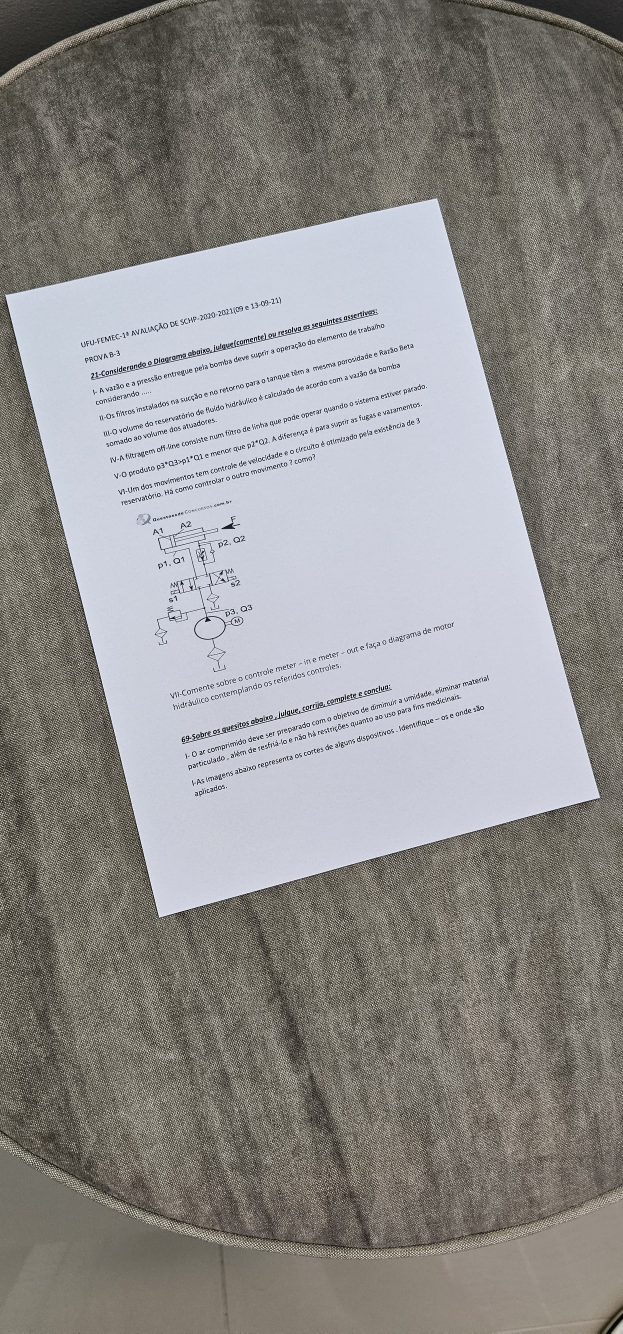
#> input picture Prova SCHP1.jpeg, 1868 x 4000 px (shown at 1/3 size)
$ python 2-scanning.py
#> lines starting #> are read from the running program, lines starting #| are printed output that depends on the picture; after the words box and inside, x2 and y2 are one past the last pixel; in counts of white or black regions, pixels touching at a corner belong together
import cv2
import numpy as np

def order_points(pts):
    # Initialize a list of coordinates that will be ordered
    rect = np.zeros((4, 2), dtype="float32")

    # Sum and diff to find corners
    s = pts.sum(axis=1)
    diff = np.diff(pts, axis=1)

    rect[0] = pts[np.argmin(s)]       # Top-left
    rect[2] = pts[np.argmax(s)]       # Bottom-right
    rect[1] = pts[np.argmin(diff)]    # Top-right
    rect[3] = pts[np.argmax(diff)]    # Bottom-left

    return rect

# Load the image
image = cv2.imread('Prova SCHP1.jpeg')
#> image is the input picture: shape (4000, 1868, 3); mean B, G, R 139.5, 141.4, 143.3

# Resize the image to make it easier to work with
height, width = image.shape[:2]
#> height = 4000; width = 1868
aspect_ratio = width / height
#> aspect_ratio = 0.467
new_width = 800
new_height = int(new_width / aspect_ratio)
#> new_height = 1713
resized_image = cv2.resize(image, (new_width, new_height))

# Convert to grayscale
gray = cv2.cvtColor(resized_image, cv2.COLOR_BGR2GRAY)

# Apply GaussianBlur to reduce noise and improve edge detection
blurred = cv2.GaussianBlur(gray, (5, 5), 0)

# Use Canny edge detection
edges = cv2.Canny(blurred, 50, 150)
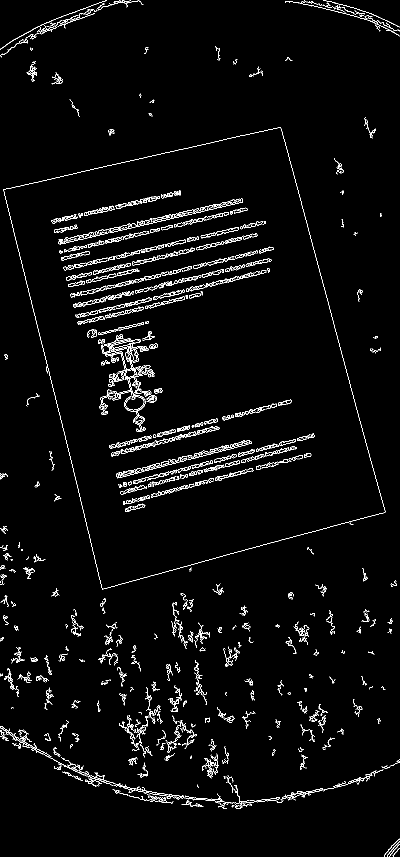
#> edges: shape (1713, 800) (shown at 1/2 size); 3% white in thin lines or dots

# Find contours in the edge-detected image
contours, _ = cv2.findContours(edges.copy(), cv2.RETR_EXTERNAL, cv2.CHAIN_APPROX_SIMPLE)
#> contours = 286 contours, 204 with area under 20; largest, box (x1, y1, x2, y2) and area: (6, 255, 771, 1179) 467134, (0, 1452, 103, 1514) 202, (331, 1480, 353, 1505) 182, (53, 122, 74, 163) 153, (561, 1577, 647, 1601) 130

# Sort the contours by area, in descending order
contours = sorted(contours, key=cv2.contourArea, reverse=True)

# Loop through the contours to find the document contour (the largest one)
document_contour = None
for contour in contours:
    epsilon = 0.02 * cv2.arcLength(contour, True)
    approx = cv2.approxPolyDP(contour, epsilon, True)
    # the contours is a quadrilateral
    if len(approx) == 4:
        document_contour = approx
        break
#> this loop made 1 pass
#> (epsilon, document_contour) on pass 1: (59.45, [[561, 255], [6, 380], [204, 1178], [770, 1024]])

# If the document contour is found
if document_contour is not None:
    # Draw the contour on the original image
    cv2.drawContours(resized_image, [document_contour], -1, (0, 255, 0), 2)
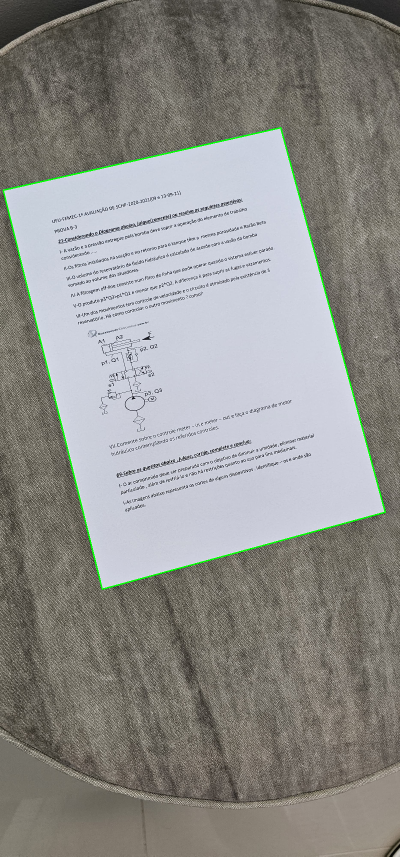
#> resized_image: shape (1713, 800, 3) (shown at 1/2 size); mean B, G, R 138.6, 142, 142.4

    # Apply perspective transform to get the scanned version of the document
    rect = order_points(document_contour.reshape(4, 2))
#> in order_points, `s = pts.sum(axis=1)`: s = [816, 386, 1382, 1794]
#> in order_points, `diff = np.diff(pts, axis=1)`: diff = [-306, 374, 974, 254]
#> rect = [[6, 380], [561, 255], [770, 1024], [204, 1178]]
    width = int(np.linalg.norm(rect[0] - rect[1]) + np.linalg.norm(rect[2] - rect[3]))
#> width = 1155
    height = int(np.linalg.norm(rect[1] - rect[2]) + np.linalg.norm(rect[3] - rect[0]))
#> height = 1619

    # Order the points for perspective transformation
    ordered_rect = np.array([
        [0, 0],
        [width - 1, 0],
        [width - 1, height - 1],
        [0, height - 1]
    ], dtype='float32')
#> ordered_rect = [[0, 0], [1154, 0], [1154, 1618], [0, 1618]]

    # Perform the perspective transformation
    matrix = cv2.getPerspectiveTransform(rect, ordered_rect)
#> matrix = [[1.95, -0.483, 171.8], [0.455, 2.02, -770.5], [-4.44e-05, 5.2e-05, 1]]
    scanned_document = cv2.warpPerspective(resized_image, matrix, (width, height))
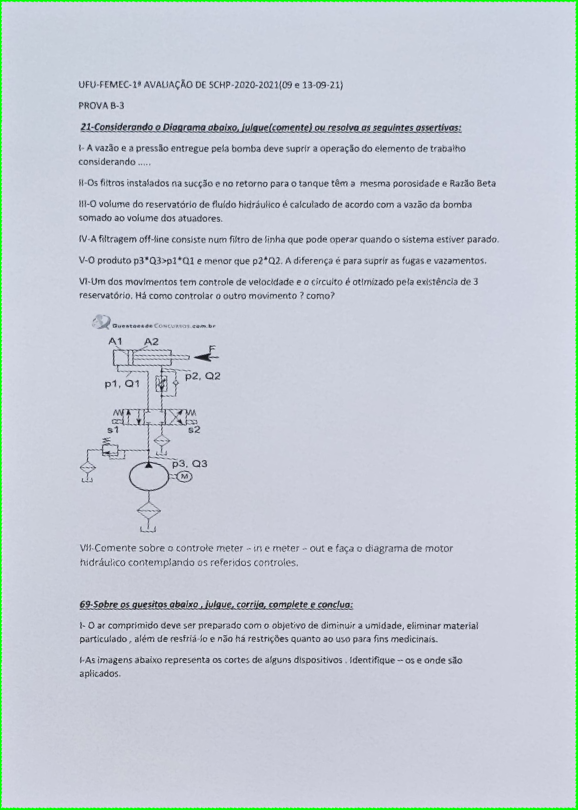
#> scanned_document: shape (1619, 1155, 3) (shown at 1/2 size); mean B, G, R 213.1, 203.6, 197.5

    # Show the original and scanned images
    cv2.imshow("Scanned Document", scanned_document)
    cv2.imwrite("scanned-document.jpg", scanned_document)
    cv2.imshow("Dedected Paper", resized_image)
    cv2.imshow("Edges Image", edges)
    cv2.imshow("Blurred Image", blurred)
    cv2.imshow("Gray Image", gray)
    cv2.imshow("Original Image", image)
    cv2.waitKey(0)
    cv2.destroyAllWindows()

else:
    print("No document contour found!")

$ run again, with Prova SCHP2.jpeg copied over Prova SCHP1.jpeg
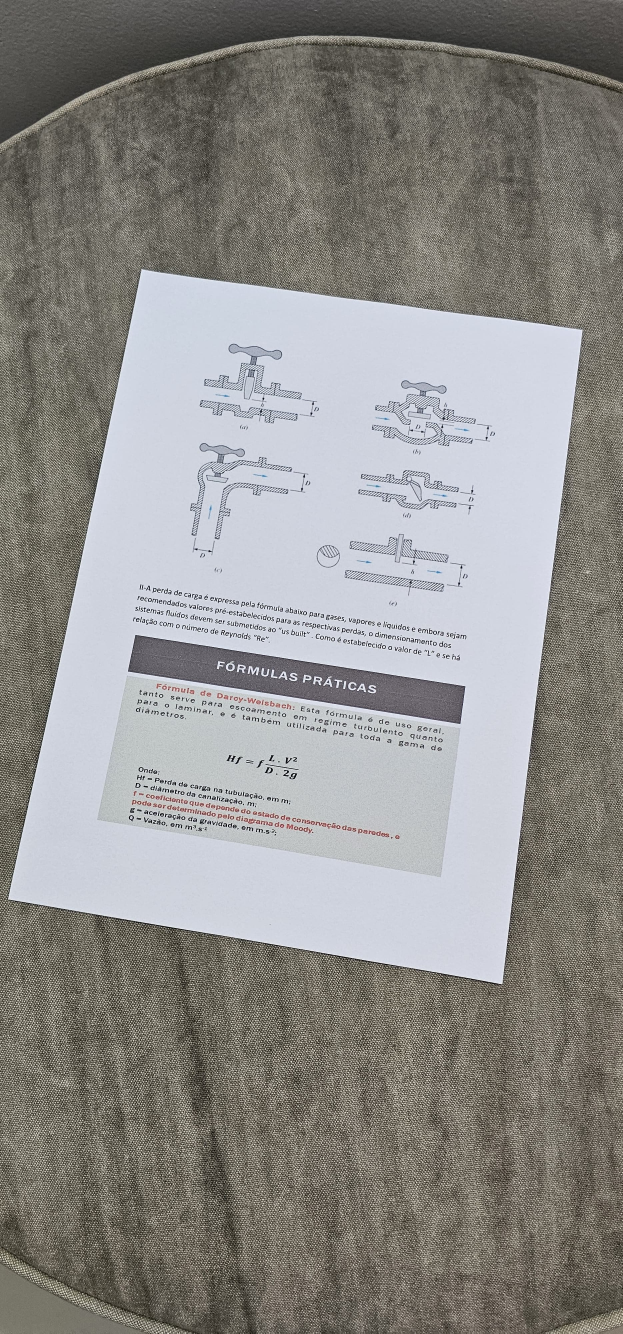
#> input picture Prova SCHP2.jpeg, 1868 x 4000 px (shown at 1/3 size)
#> image is the input picture: shape (4000, 1868, 3); mean B, G, R 138.8, 141.5, 142.9
#> `edges = cv2.Canny(blurred, 50, 150)`:
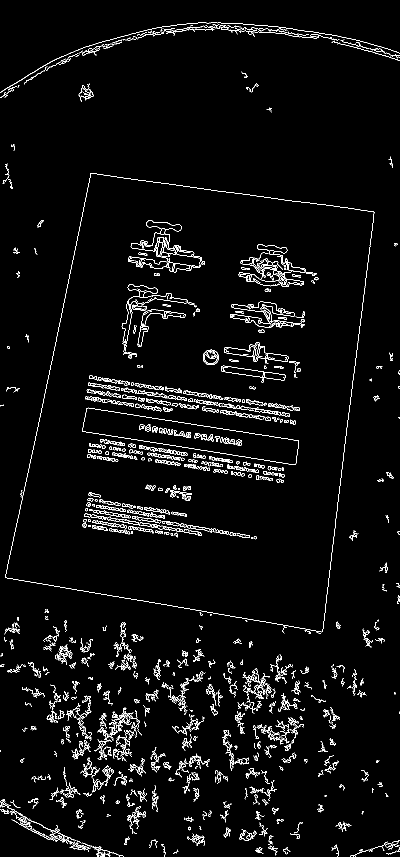
#> edges: shape (1713, 800) (shown at 1/2 size); 3.5% white in thin lines or dots
#> contours = 421 contours, 295 with area under 20; largest, box (x1, y1, x2, y2) and area: (10, 346, 749, 1265) 506482, (110, 1289, 145, 1329) 222, (556, 1386, 595, 1424) 174, (551, 1441, 580, 1469) 139, (231, 1415, 276, 1465) 122
#> the loop `for contour in contours:` made 1 pass
#> (epsilon, document_contour) on pass 1: (60.9, [[181, 346], [11, 1155], [645, 1263], [748, 424]])
#> s = [527, 1166, 1908, 1172]
#> diff = [165, 1144, 618, -324]
#> rect = [[181, 346], [748, 424], [645, 1263], [11, 1155]]
#> `width = int(np.linalg.norm(rect[0] - rect[1]) + np.linalg.norm(rect[2]..`: width = 1215
#> `height = int(np.linalg.norm(rect[1] - rect[2]) + np.linalg.norm(rect[3..`: height = 1671
#> ordered_rect = [[0, 0], [1214, 0], [1214, 1670], [0, 1670]]
#> matrix = [[2.26, 0.474, -572.2], [-0.329, 2.39, -766.9], [1.88e-05, 0.000165, 1]]
#> `scanned_document = cv2.warpPerspective(resized_image, matrix, (width, ..`:
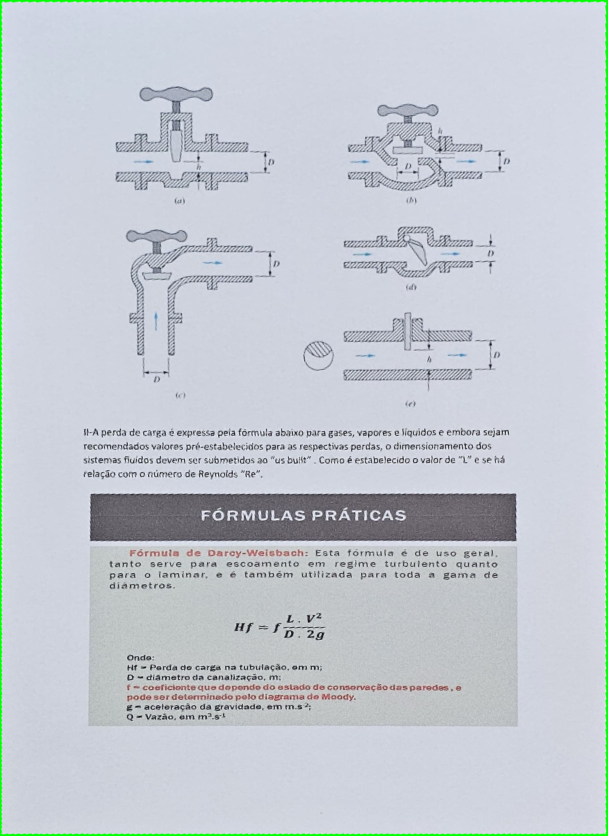
#> scanned_document: shape (1671, 1215, 3) (shown at 1/2 size); mean B, G, R 208.9, 201.8, 195.7
